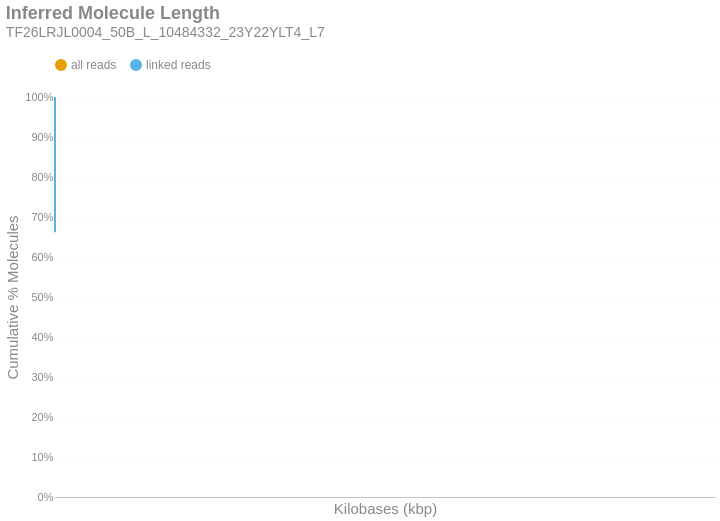

Here is the notebook cell this chart was saved with:
### Markdown cell above
### Inferred Molecule Length
This is the cumulative frequency distribution of molecule lengths inferred from the first and last alignment positions along a contig for all alignments associated with a single linked-read barcode on a given contig.There are two distributions: one with `all` the alignments (yellow) and another with only `linked reads` (blue). The percent of molecules in the `linked reads` distribution is relative to the total number of linked molecules.

### Code cell
if SKIPLR:
    print_html(f"Skipped")
else:
    binned_df = consolidated_hist(valids['length_inferred']/1000, mask, 10, True)
    binned_df = binned_df.with_columns(
        pl.when(pl.col('bin').cast(pl.Utf8) == '0').then(pl.lit('1')).otherwise(pl.col('bin').cast(pl.Utf8)).alias('bin')
    )
    with SafeRender(binned_df):
        (
            density_plot(binned_df, 'Inferred Molecule Length', samplename, 'inferredlen')
            .transform_calculate(bin_kb='datum.bin / 1000')
            .encode(
                x=alt.X('bin_kb:Q', title="Kilobases (kbp)").scale(type='log', padding=0).axis(labelAngle=-40),
                y=alt.Y('value:Q', title='Cumulative % Molecules')
                    .axis(format='%')
                    .stack(False)
                    .scale(domainMin=0, domainMax=1,padding=0),
                color=alt.Color("key:N").scale(domain = ["all reads", "linked reads"]),
                tooltip = [
                    alt.Tooltip("key:N", title = "Data Type"),
                    alt.Tooltip("range_label:N", title="Kilobases"),
                    alt.Tooltip("value:Q", format = ".2%", title="% Molecules (Cum.)")
                ]
            )
        ).display()

### Figure 1 — Vega-Lite specification as saved in the notebook (floating-point values rounded to 4 significant figures)
{"width": "container", "height": 400, "config": {"title": {"anchor": "start", "dy": -15, "fontSize": 18, "color": "#888888", "subtitleColor": "#888888", "subtitleFontSize": 14}, "arc": {"fill": "#0072B2"}, "axis": {"domainColor": "#888888", "domainWidth": 0.5, "gridWidth": 0.2, "grid": false, "titleFontWeight": 400, "titleFontSize": 15, "labelFontSize": 11, "labelColor": "#888888", "tickColor": "#888888", "tickWidth": 0.2, "titleColor": "#888888"}, "axisBand": {"grid": false}, "axisX": {"grid": true, "tickSize": 10, "domainCap": "round"}, "axisY": {"domain": false, "grid": true, "tickSize": 0, "domainCap": "round"}, "background": "transparent", "header": {"labelFontSize": 15, "labelColor": "#888888", "titleFontSize": 15, "titleFontWeight": 600, "titleColor": "#888888"}, "legend": {"labelFont": "sans-serif", "labelFontSize": 12, "labelColor": "#888888", "symbolSize": 100, "symbolType": "circle", "titleFontSize": 12, "titlePadding": 10, "titleColor": "#888888", "title": null, "orient": "top"}, "range": {"category": ["#E69F00", "#56B4E9", "#009E73", "#F0E442", "#0072B2", "#D55E00", "#CC79A7", "#000000"], "diverging": ["#cfe8f3", "#a2d4ec", "#73bfe2", "#46abdb", "#1696d2", "#12719e"]}, "area": {"fill": "#0072B2", "fillOpacity": 0.7, "line": true, "strokeOpacity": 0.7}, "line": {"color": "#0072B2", "stroke": "#0072B2", "strokeWidth": 2}, "trail": {"color": "#0072B2", "stroke": "#0072B2", "strokeWidth": 0, "size": 1}, "point": {"filled": true, "fillOpacity": 1.0, "size": 95}, "text": {"color": "#888888", "fontSize": 11, "align": "right", "fontWeight": 400, "size": 11}, "bar": {"fill": "#0072B2", "stroke": null}, "view": {"stroke": null, "continuousWidth": 660, "continuousHeight": 400}}, "data": {"name": "data-138637e1850e2d7976ab06badd985b18"}, "mark": {"type": "line", "interpolate": "monotone", "point": {"opacity": 0, "size": 275}}, "encoding": {"color": {"field": "key", "scale": {"domain": ["all reads", "linked reads"]}, "type": "nominal"}, "tooltip": [{"field": "key", "title": "Data Type", "type": "nominal"}, {"field": "range_label", "title": "Kilobases", "type": "nominal"}, {"field": "value", "format": ".2%", "title": "% Molecules (Cum.)", "type": "quantitative"}], "x": {"axis": {"labelAngle": -40}, "field": "bin_kb", "scale": {"type": "log", "padding": 0}, "title": "Kilobases (kbp)", "type": "quantitative"}, "y": {"axis": {"format": "%"}, "field": "value", "scale": {"domainMin": 0, "domainMax": 1, "padding": 0}, "stack": false, "title": "Cumulative % Molecules", "type": "quantitative"}}, "params": [{"name": "param_c36ac31b6afebe62", "select": {"type": "point", "fields": ["key"]}, "bind": "legend"}], "title": {"text": "Inferred Molecule Length", "subtitle": "TF26LRJL0004_50B_L_10484332_23Y22YLT4_L7"}, "transform": [{"fold": ["all reads (cumsum)", "linked reads (cumsum)"]}, {"calculate": "replace(datum.key, ' (cumsum)', '')", "as": "key"}, {"filter": {"param": "param_c36ac31b6afebe62"}}, {"calculate": "datum.bin / 1000", "as": "bin_kb"}], "usermeta": {"embedOptions": {"downloadFileName": "TF26LRJL0004_50B_L_10484332_23Y22YLT4_L7.inferredlen"}}, "$schema": "https://vega.github.io/schema/vega-lite/v6.4.1.json", "datasets": {"data-138637e1850e2d7976ab06badd985b18": [{"bin": "0.0", "interval": "0.0-10.0", "all reads": 0.8714, "linked reads": 0.6616, "all reads (cumsum)": 0.8714, "linked reads (cumsum)": 0.6616, "range_label": "0-9"}, {"bin": "10.0", "interval": "10.0-20.0", "all reads": 0.08202, "linked reads": 0.2157, "all reads (cumsum)": 0.9534, "linked reads (cumsum)": 0.8773, "range_label": "10-19"}, {"bin": "20.0", "interval": "20.0-30.0", "all reads": 0.0295, "linked reads": 0.0778, "all reads (cumsum)": 0.9829, "linked reads (cumsum)": 0.9551, "range_label": "20-29"}, {"bin": "30.0", "interval": "30.0-40.0", "all reads": 0.01063, "linked reads": 0.02791, "all reads (cumsum)": 0.9935, "linked reads (cumsum)": 0.983, "range_label": "30-39"}, {"bin": "40.0", "interval": "40.0-50.0", "all reads": 0.004188, "linked reads": 0.01089, "all reads (cumsum)": 0.9977, "linked reads (cumsum)": 0.9939, "range_label": "40-49"}, {"bin": "50.0", "interval": "50.0-60.0", "all reads": 0.001479, "linked reads": 0.003948, "all reads (cumsum)": 0.9992, "linked reads (cumsum)": 0.9979, "range_label": "50-59"}, {"bin": "60.0", "interval": "60.0-70.0", "all reads": 0.0005103, "linked reads": 0.001363, "all reads (cumsum)": 0.9997, "linked reads (cumsum)": 0.9992, "range_label": "60-69"}, {"bin": "70.0", "interval": "70.0-80.0", "all reads": 0.0001905, "linked reads": 0.0005106, "all reads (cumsum)": 0.9999, "linked reads (cumsum)": 0.9997, "range_label": "70-79"}, {"bin": "80.0", "interval": "80.0-90.0", "all reads": 6.039e-05, "linked reads": 0.0001618, "all reads (cumsum)": 1.0, "linked reads (cumsum)": 0.9999, "range_label": "80-89"}, {"bin": "90.0", "interval": "90.0-100.0", "all reads": 2.381e-05, "linked reads": 6.383e-05, "all reads (cumsum)": 1.0, "linked reads (cumsum)": 1.0, "range_label": "90-99"}, {"bin": "100.0", "interval": "100.0-110.0", "all reads": 5.103e-06, "linked reads": 1.368e-05, "all reads (cumsum)": 1.0, "linked reads (cumsum)": 1.0, "range_label": "100-109"}, {"bin": "110.0", "interval": "110.0-120.0", "all reads": 4.253e-06, "linked reads": 1.14e-05, "all reads (cumsum)": 1.0, "linked reads (cumsum)": 1.0, "range_label": "110-119"}, {"bin": "120.0", "interval": "120.0-130.0", "all reads": 3.402e-06, "linked reads": 9.118e-06, "all reads (cumsum)": 1.0, "linked reads (cumsum)": 1.0, "range_label": "120-129"}, {"bin": "130.0", "interval": "130.0-140.0", "all reads": 0.0, "linked reads": 0.0, "all reads (cumsum)": 1.0, "linked reads (cumsum)": 1.0, "range_label": "130-139"}, {"bin": "140.0", "interval": "140.0-150.0", "all reads": 8.505e-07, "linked reads": 2.279e-06, "all reads (cumsum)": 1.0, "linked reads (cumsum)": 1.0, "range_label": "140-149"}]}}
